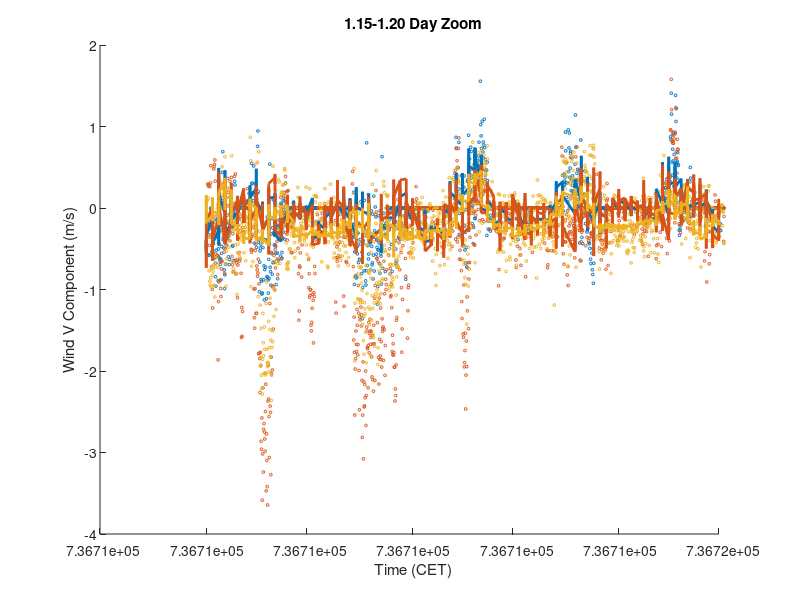

MATLAB code for this plot: (Note: this script raises an error after producing the figure.)
%% WindU_Plots.m
% Nipun Gunawardena
% Plot the data from Virtual_Potential_Temperature_Range1.m and
% Virtual_Potential_Temperature_Range2.m

clear all, close all, clc


%% Load first dataset
load('1.15-1.20.mat');

% RMSE Function
rmse = @(y, ypred) sqrt(nanmean((y-ypred).^2));


%% Plot first dataset
fig = figure();
set(fig, 'Units', 'normalized', 'Position', [0,0,1,1]);
% subplot(3,2,1);
hold all
plot(datesTest, targetsTest(1,:), 'o', 'MarkerSize', 2);    % LEMS A
plot(datesTest, targetsTest(2,:), 'o', 'MarkerSize', 2);    % LEMS B
plot(datesTest, targetsTest(3,:), 'o', 'MarkerSize', 2);    % LEMS D
set(gca,'ColorOrderIndex',1)
plot(datesTest, outputsTest(1,:), '-', 'LineWidth', 2);    % LEMS A
plot(datesTest, outputsTest(2,:), '-', 'LineWidth', 2);    % LEMS B
plot(datesTest, outputsTest(3,:), '-', 'LineWidth', 2);    % LEMS D
xlabel('Time (CET)');
ylabel('Wind V Component (m/s)');
title('1.15-1.20 Day Zoom');
dynamicDateTicks()
legend('LEMS A Data','LEMS B Data','LEMS D Data', 'LEMS A MLR','LEMS B MLR','LEMS D MLR');
print('MLR_windV_1-15_Zoom.eps', '-depsc');

fig = figure();
set(fig, 'Units', 'normalized', 'Position', [0,0,1,1]);
% subplot(3,2,3);
names = {'LEMS A', 'LEMS B', 'LEMS D', 'LEMS E', 'LEMS F', 'LEMS G', 'LEMS H', 'LEMS L'};
for i = 1:8
    h = subplot(2,4,i);
    hold on
    plot(targetsTest(i,:), outputsTest(i,:), 'o', 'MarkerSize', 2);
    p = polyfit(targetsTest(i,:), outputsTest(i,:), 1);
    pLine = polyval(p, [min(outputsTest(i,:)) max(outputsTest(i,:))]);
%     plot([min(outputsTest(i,:)) max(outputsTest(i,:))], [pLine(1) pLine(2)], 'r-', 'LineWidth', 2);
    nrmse = rmse(targetsTest(i,:), outputsTest(i,:)) / range(targetsTest(i,:));
    pr = refline(1, 0);
    axis square
    r2 = coefDeter(targetsTest(i,:), outputsTest(i,:));
    xlim = h.XLim;
    ylim = h.YLim;
    text(xlim(1)+(0.05*range(xlim)), ylim(2)-(0.05*range(ylim)), sprintf('NRMSE = %f', nrmse));
    xlabel('Data');
    ylabel('MLR Output');
    title(names{i});
end
print('MLR_windV_1-15_rSq.eps', '-depsc');

fig = figure();
set(fig, 'Units', 'normalized', 'Position', [0,0,1,1]);
% subplot(3,2,5);
hold on
plot(datesTest, mmOut, 'b:', 'LineWidth', 2);
plot(datesTest, mmTarg, 'r-');
plot(datesTest, stdOut, 'm:', 'LineWidth', 2);
plot(datesTest, stdTarg, 'k-');
xlabel('Date')
ylabel('Wind V Component Statistics (m/s)');
title(sprintf('Test Data || Range RMSE = %f || StdDev RMSE = %f', rmse(mmTarg, mmOut), rmse(stdTarg, stdOut)));
dynamicDateTicks()
legend('Range Output','Range Target','StdDev Output','StdDev Target');
print('MLR_windV_1-15_Stats.eps', '-depsc');



%% Load second dataset
clear all
load('1.27-2.01.mat');

% RMSE Function
rmse = @(y, ypred) sqrt(nanmean((y-ypred).^2));


%% Plot second dataset
fig = figure();
set(fig, 'Units', 'normalized', 'Position', [0,0,1,1]);
% subplot(3,2,1);
hold all
plot(datesTest, targetsTest(1,:), 'o', 'MarkerSize', 2);    % LEMS A
plot(datesTest, targetsTest(2,:), 'o', 'MarkerSize', 2);    % LEMS B
plot(datesTest, targetsTest(3,:), 'o', 'MarkerSize', 2);    % LEMS D
set(gca,'ColorOrderIndex',1)
plot(datesTest, outputsTest(1,:), '-', 'LineWidth', 2);    % LEMS A
plot(datesTest, outputsTest(2,:), '-', 'LineWidth', 2);    % LEMS B
plot(datesTest, outputsTest(3,:), '-', 'LineWidth', 2);    % LEMS D
xlabel('Time (CET)');
ylabel('Wind V Component (m/s)');
title('1.27-2.01 Day Zoom');
dynamicDateTicks()
legend('LEMS A Data','LEMS B Data','LEMS D Data', 'LEMS A MLR','LEMS B MLR','LEMS D MLR');
print('MLR_windV_1-27_Zoom.eps', '-depsc');

fig = figure();
set(fig, 'Units', 'normalized', 'Position', [0,0,1,1]);
% subplot(3,2,3);
names = {'LEMS A', 'LEMS B', 'LEMS D', 'LEMS E', 'LEMS F', 'LEMS G', 'LEMS H', 'LEMS L'};
for i = 1:8
    h = subplot(2,4,i);
    hold on
    plot(targetsTest(i,:), outputsTest(i,:), 'o', 'MarkerSize', 2);
    p = polyfit(targetsTest(i,:), outputsTest(i,:), 1);
    pLine = polyval(p, [min(outputsTest(i,:)) max(outputsTest(i,:))]);
%     plot([min(outputsTest(i,:)) max(outputsTest(i,:))], [pLine(1) pLine(2)], 'r-', 'LineWidth', 2);
    nrmse = rmse(targetsTest(i,:), outputsTest(i,:)) / range(targetsTest(i,:));
    pr = refline(1, 0);
    axis square
    r2 = coefDeter(targetsTest(i,:), outputsTest(i,:));
    xlim = h.XLim;
    ylim = h.YLim;
    text(xlim(1)+(0.05*range(xlim)), ylim(2)-(0.05*range(ylim)), sprintf('NRMSE = %f', nrmse));
    xlabel('Data');
    ylabel('MLR Output');
    title(names{i});
end
print('MLR_windV_1-27_rSq.eps', '-depsc');

fig = figure();
set(fig, 'Units', 'normalized', 'Position', [0,0,1,1]);
% subplot(3,2,5);
hold on
plot(datesTest, mmOut, 'b:', 'LineWidth', 2);
plot(datesTest, mmTarg, 'r-');
plot(datesTest, stdOut, 'm:', 'LineWidth', 2);
plot(datesTest, stdTarg, 'k-');
xlabel('Date')
ylabel('Wind V Component Statistics (m/s)');
title(sprintf('Test Data || Range RMSE = %f || StdDev RMSE = %f', rmse(mmTarg, mmOut), rmse(stdTarg, stdOut)));
dynamicDateTicks()
legend('Range Output','Range Target','StdDev Output','StdDev Target');
print('MLR_windV_1-27_Stats.eps', '-depsc');